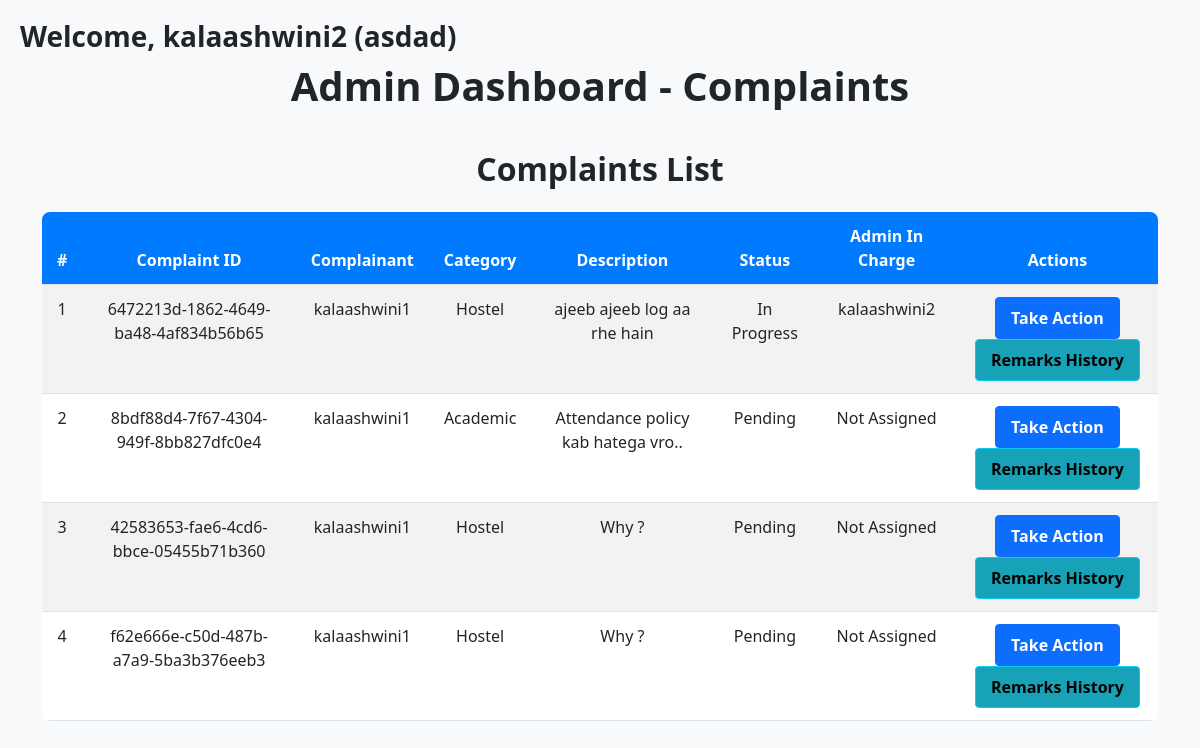
Page /admindash/ (signed in) on the earlier database version.
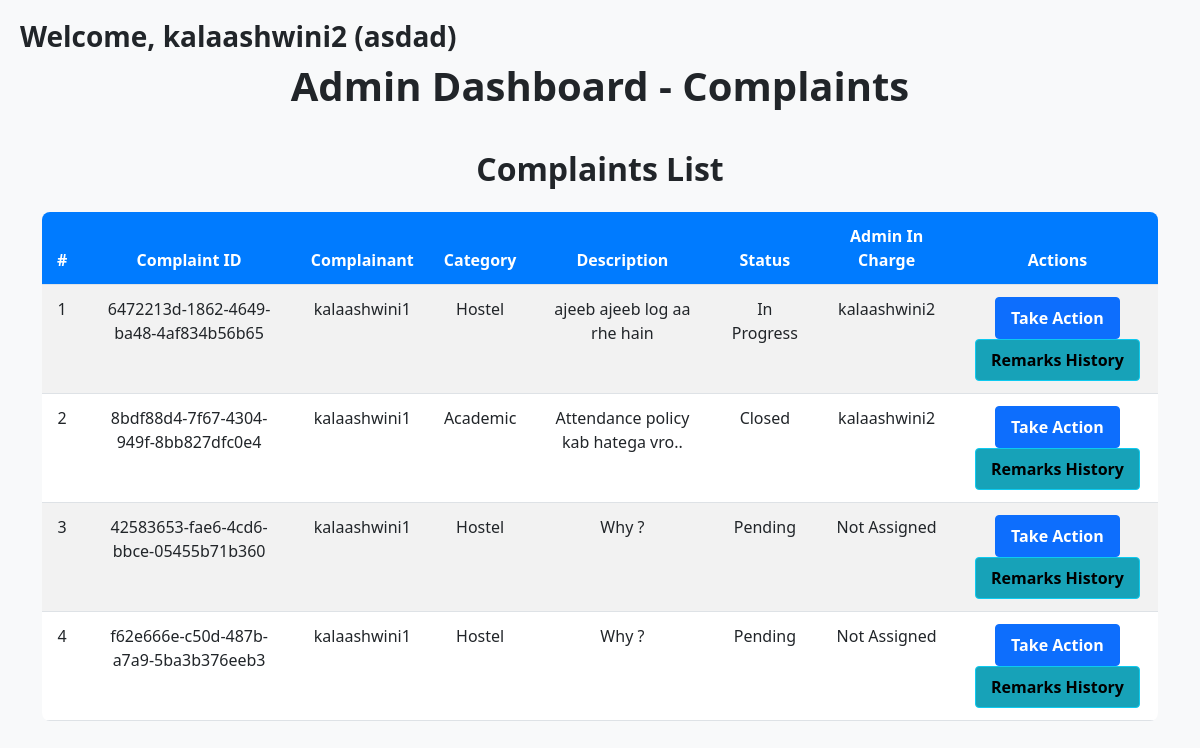
Same page on the later database version.
### home/models.py (models this page shows, shortened)
class AdminProfile(models.Model):
    user = models.OneToOneField(User, on_delete=models.CASCADE)
    department = models.CharField(max_length=100)

class Feedback(models.Model):
    complaint_id = models.UUIDField(primary_key=True, default=uuid.uuid4, editable=False)
    user = models.ForeignKey(User, on_delete=models.CASCADE)  # The complainant
    category = models.CharField(max_length=100)
    description = models.TextField()
    status = models.CharField(max_length=20, default='Pending')  # Pending, In Progress, Resolved
    admin_in_charge = models.CharField(max_length=100, null=True, blank=True)  # Optional field for admin tracking
    remarks = models.TextField(null=True, blank=True)  # Internal remarks
    timestamp = models.DateTimeField(auto_now_add=True)  # Automatically set at creation

### home/views.py (the view)
# urls.py: path('admindash/',views.admindash ,name='admindash'),
@login_required
def admindash(request):
    try:
        admin_profile = AdminProfile.objects.get(user=request.user)
    except AdminProfile.DoesNotExist:
        messages.error(request, "You are not authorized to view this page.")
        return redirect('home')
    complaints = Feedback.objects.select_related('user').all().order_by('-timestamp')
    return render(request, 'admindash.html', {
        'complaints': complaints,
        'admin_profile': admin_profile
    })

### templates/admindash.html (shortened to what this page needs)
{% load static %}
<!DOCTYPE html>
<html lang="en">
<head>
  <link href="https://cdnjs.cloudflare.com/ajax/libs/bootstrap/5.3.0/css/bootstrap.min.css" rel="stylesheet">
</head>
<body>
<h3>Welcome, {{ admin_profile.user.username }} ({{ admin_profile.department }})</h3>
<div class="container">
  <h1 class="text-center mb-4">Admin Dashboard - Complaints</h1>
  <div class="table-container">
    <h2 class="text-center mb-4">Complaints List</h2>
    <table class="table table-striped table-hover">
      <thead>
        <tr>
          <th>#</th>
          <th>Complaint ID</th>
          <th>Complainant</th>
          <th>Category</th>
          <th>Description</th>
          <th>Status</th>
          <th>Admin In Charge</th>
          <th>Actions</th>
        </tr>
      </thead>
      <tbody>
        {% for complaint in complaints %}
        <tr>
          <td>{{ forloop.counter }}</td>
          <td>{{ complaint.complaint_id }}</td>
          <td>{{ complaint.user.username }}</td>
          <td>{{ complaint.category }}</td>
          <td>{{ complaint.description }}</td>
          <td>{{ complaint.status }}</td>
          <td>{{ complaint.admin_in_charge|default:"Not Assigned" }}</td>
          <td>
            <button type="button" class="btn btn-primary" data-bs-toggle="modal" data-bs-target="#actionModal{{ complaint.complaint_id }}">
              Take Action
            </button>
            <button type="button" class="btn btn-info" data-bs-toggle="modal" data-bs-target="#remarksHistoryModal{{ complaint.complaint_id }}">
              Remarks History
            </button>
          </td>
        </tr>
        {% endfor %}
      </tbody>
    </table>
  </div>
</div>
</body>
</html>

### templates/admindash.html (style rules this page uses)
body { background-color: #f8f9fa; padding: 20px; }
h3, h1, h2 { font-weight: bold; }
.table-container { margin-top: 40px; }
.table { border-radius: 8px; overflow: hidden; }
.table th, .table td { padding: 12px 15px; text-align: center; }
.table th { background-color: #007bff; color: white; }
.table-striped tbody tr:nth-child(odd) { background-color: #f1f8ff; }
.btn-primary, .btn-info { font-weight: bold; padding: 8px 15px; border-radius: 4px; }
.btn-info { background-color: #17a2b8; }

Differences in the rows shown:
changed Feedback "8bdf88d4-7f67-4304-949f-8bb827dfc0e4": status "Pending" → "Closed"; admin_in_charge "Not Assigned" → "kalaashwini2"
